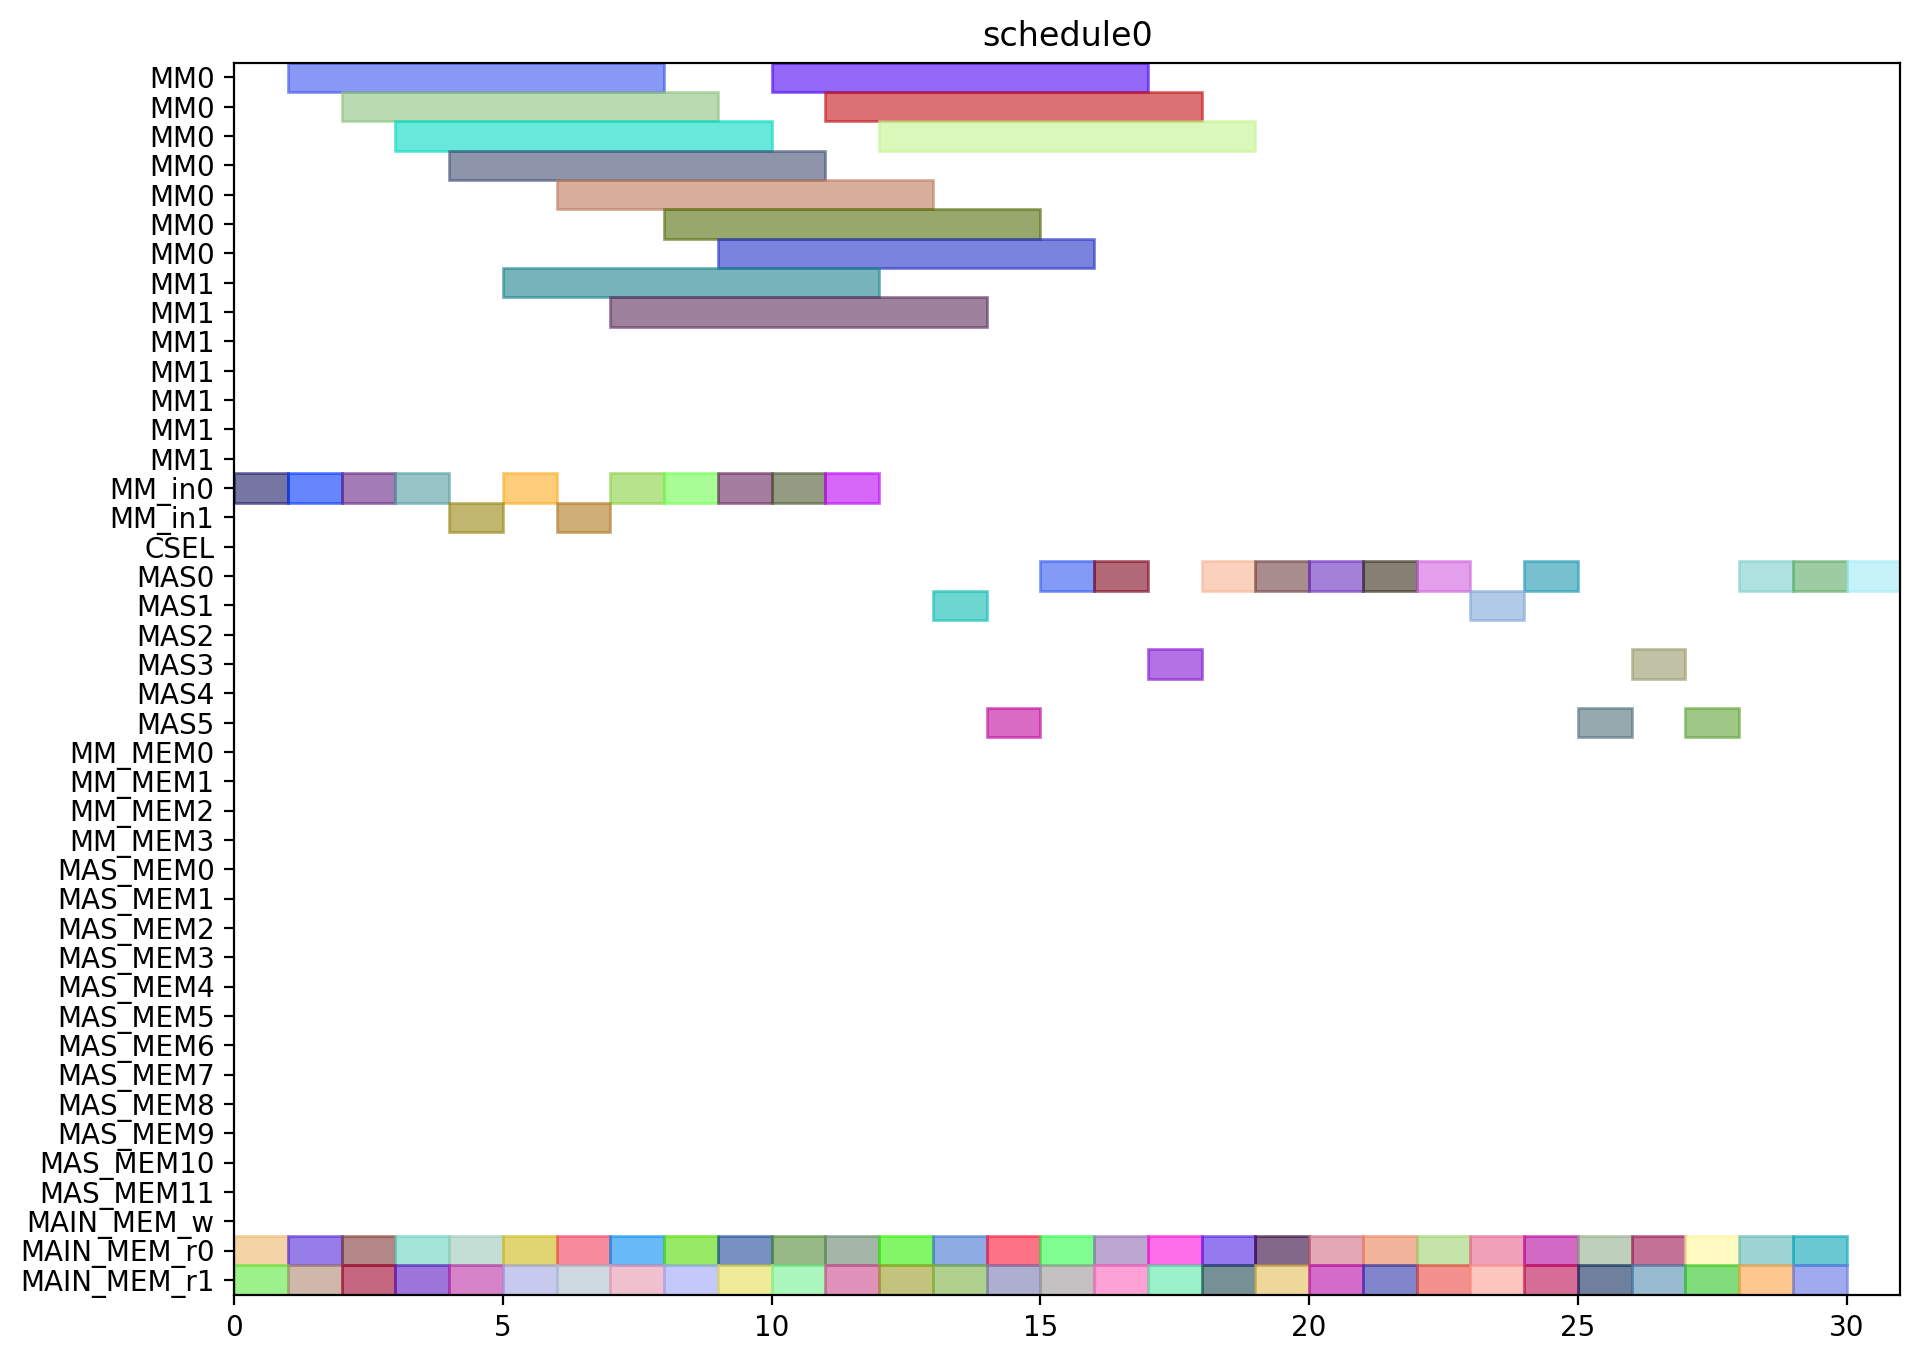

Python code for this plot:
from pyschedule import Scenario, solvers, plotters, alt


def solve():
	horizon = 120
	S = Scenario("schedule0", horizon=horizon)

	# resource
	MM = S.Resources('MM', num=2, size=7)
	MM_in = S.Resources('MM_in', num=2)
	CSEL = S.Resource('CSEL')
	MAS = S.Resources('MAS', num=6, size=1, periods=range(1, horizon))
	MM_MEM = S.Resources('MM_MEM', num=4)
	MAS_MEM = S.Resources('MAS_MEM', num=12)
	MAIN_MEM_w = S.Resource('MAIN_MEM_w', size=1)
	MAIN_MEM_r = S.Resources('MAIN_MEM_r', num=2)

	# result of previous scheduling

	# new tasks
	T1_t0 = S.Task('T1_t0', length=1, delay_cost=1)
	T1_t0 += alt(MAS)
	T1_t0_mem0 = S.Task('T1_t0_mem0', length=1, delay_cost=1)
	T1_t0_mem0 += MAIN_MEM_r[0]
	S += T1_t0_mem0 <= T1_t0

	T1_t0_mem1 = S.Task('T1_t0_mem1', length=1, delay_cost=1)
	T1_t0_mem1 += MAIN_MEM_r[1]
	S += T1_t0_mem1 <= T1_t0

	T1_t1 = S.Task('T1_t1', length=1, delay_cost=1)
	T1_t1 += alt(MAS)
	T1_t1_mem0 = S.Task('T1_t1_mem0', length=1, delay_cost=1)
	T1_t1_mem0 += MAIN_MEM_r[0]
	S += T1_t1_mem0 <= T1_t1

	T1_t1_mem1 = S.Task('T1_t1_mem1', length=1, delay_cost=1)
	T1_t1_mem1 += MAIN_MEM_r[1]
	S += T1_t1_mem1 <= T1_t1

	T1_t3 = S.Task('T1_t3', length=7, delay_cost=1)
	T1_t3 += alt(MM)
	T1_t3_in = S.Task('T1_t3_in', length=1, delay_cost=1)
	T1_t3_in += alt(MM_in)
	S += T1_t3_in*MM_in[0]<=T1_t3*MM[0]
	S += T1_t3_in*MM_in[1]<=T1_t3*MM[1]
	T1_t3_mem0 = S.Task('T1_t3_mem0', length=1, delay_cost=1)
	T1_t3_mem0 += MAIN_MEM_r[0]
	S += T1_t3_mem0 <= T1_t3

	T1_t3_mem1 = S.Task('T1_t3_mem1', length=1, delay_cost=1)
	T1_t3_mem1 += MAIN_MEM_r[1]
	S += T1_t3_mem1 <= T1_t3

	T2_t0 = S.Task('T2_t0', length=7, delay_cost=1)
	T2_t0 += alt(MM)
	T2_t0_in = S.Task('T2_t0_in', length=1, delay_cost=1)
	T2_t0_in += alt(MM_in)
	S += T2_t0_in*MM_in[0]<=T2_t0*MM[0]
	S += T2_t0_in*MM_in[1]<=T2_t0*MM[1]
	T2_t0_mem0 = S.Task('T2_t0_mem0', length=1, delay_cost=1)
	T2_t0_mem0 += MAIN_MEM_r[0]
	S += T2_t0_mem0 <= T2_t0

	T2_t0_mem1 = S.Task('T2_t0_mem1', length=1, delay_cost=1)
	T2_t0_mem1 += MAIN_MEM_r[1]
	S += T2_t0_mem1 <= T2_t0

	T2_t1 = S.Task('T2_t1', length=7, delay_cost=1)
	T2_t1 += alt(MM)
	T2_t1_in = S.Task('T2_t1_in', length=1, delay_cost=1)
	T2_t1_in += alt(MM_in)
	S += T2_t1_in*MM_in[0]<=T2_t1*MM[0]
	S += T2_t1_in*MM_in[1]<=T2_t1*MM[1]
	T2_t1_mem0 = S.Task('T2_t1_mem0', length=1, delay_cost=1)
	T2_t1_mem0 += MAIN_MEM_r[0]
	S += T2_t1_mem0 <= T2_t1

	T2_t1_mem1 = S.Task('T2_t1_mem1', length=1, delay_cost=1)
	T2_t1_mem1 += MAIN_MEM_r[1]
	S += T2_t1_mem1 <= T2_t1

	T2_t2 = S.Task('T2_t2', length=1, delay_cost=1)
	T2_t2 += alt(MAS)
	T2_t2_mem0 = S.Task('T2_t2_mem0', length=1, delay_cost=1)
	T2_t2_mem0 += MAIN_MEM_r[0]
	S += T2_t2_mem0 <= T2_t2

	T2_t2_mem1 = S.Task('T2_t2_mem1', length=1, delay_cost=1)
	T2_t2_mem1 += MAIN_MEM_r[1]
	S += T2_t2_mem1 <= T2_t2

	T2_t3 = S.Task('T2_t3', length=1, delay_cost=1)
	T2_t3 += alt(MAS)
	T2_t3_mem0 = S.Task('T2_t3_mem0', length=1, delay_cost=1)
	T2_t3_mem0 += MAIN_MEM_r[0]
	S += T2_t3_mem0 <= T2_t3

	T2_t3_mem1 = S.Task('T2_t3_mem1', length=1, delay_cost=1)
	T2_t3_mem1 += MAIN_MEM_r[1]
	S += T2_t3_mem1 <= T2_t3

	T3_t0 = S.Task('T3_t0', length=7, delay_cost=1)
	T3_t0 += alt(MM)
	T3_t0_in = S.Task('T3_t0_in', length=1, delay_cost=1)
	T3_t0_in += alt(MM_in)
	S += T3_t0_in*MM_in[0]<=T3_t0*MM[0]
	S += T3_t0_in*MM_in[1]<=T3_t0*MM[1]
	T3_t0_mem0 = S.Task('T3_t0_mem0', length=1, delay_cost=1)
	T3_t0_mem0 += MAIN_MEM_r[0]
	S += T3_t0_mem0 <= T3_t0

	T3_t0_mem1 = S.Task('T3_t0_mem1', length=1, delay_cost=1)
	T3_t0_mem1 += MAIN_MEM_r[1]
	S += T3_t0_mem1 <= T3_t0

	T3_t1 = S.Task('T3_t1', length=7, delay_cost=1)
	T3_t1 += alt(MM)
	T3_t1_in = S.Task('T3_t1_in', length=1, delay_cost=1)
	T3_t1_in += alt(MM_in)
	S += T3_t1_in*MM_in[0]<=T3_t1*MM[0]
	S += T3_t1_in*MM_in[1]<=T3_t1*MM[1]
	T3_t1_mem0 = S.Task('T3_t1_mem0', length=1, delay_cost=1)
	T3_t1_mem0 += MAIN_MEM_r[0]
	S += T3_t1_mem0 <= T3_t1

	T3_t1_mem1 = S.Task('T3_t1_mem1', length=1, delay_cost=1)
	T3_t1_mem1 += MAIN_MEM_r[1]
	S += T3_t1_mem1 <= T3_t1

	T3_t2 = S.Task('T3_t2', length=1, delay_cost=1)
	T3_t2 += alt(MAS)
	T3_t2_mem0 = S.Task('T3_t2_mem0', length=1, delay_cost=1)
	T3_t2_mem0 += MAIN_MEM_r[0]
	S += T3_t2_mem0 <= T3_t2

	T3_t2_mem1 = S.Task('T3_t2_mem1', length=1, delay_cost=1)
	T3_t2_mem1 += MAIN_MEM_r[1]
	S += T3_t2_mem1 <= T3_t2

	T3_t3 = S.Task('T3_t3', length=1, delay_cost=1)
	T3_t3 += alt(MAS)
	T3_t3_mem0 = S.Task('T3_t3_mem0', length=1, delay_cost=1)
	T3_t3_mem0 += MAIN_MEM_r[0]
	S += T3_t3_mem0 <= T3_t3

	T3_t3_mem1 = S.Task('T3_t3_mem1', length=1, delay_cost=1)
	T3_t3_mem1 += MAIN_MEM_r[1]
	S += T3_t3_mem1 <= T3_t3

	T4_t0 = S.Task('T4_t0', length=7, delay_cost=1)
	T4_t0 += alt(MM)
	T4_t0_in = S.Task('T4_t0_in', length=1, delay_cost=1)
	T4_t0_in += alt(MM_in)
	S += T4_t0_in*MM_in[0]<=T4_t0*MM[0]
	S += T4_t0_in*MM_in[1]<=T4_t0*MM[1]
	T4_t0_mem0 = S.Task('T4_t0_mem0', length=1, delay_cost=1)
	T4_t0_mem0 += MAIN_MEM_r[0]
	S += T4_t0_mem0 <= T4_t0

	T4_t0_mem1 = S.Task('T4_t0_mem1', length=1, delay_cost=1)
	T4_t0_mem1 += MAIN_MEM_r[1]
	S += T4_t0_mem1 <= T4_t0

	T4_t1 = S.Task('T4_t1', length=7, delay_cost=1)
	T4_t1 += alt(MM)
	T4_t1_in = S.Task('T4_t1_in', length=1, delay_cost=1)
	T4_t1_in += alt(MM_in)
	S += T4_t1_in*MM_in[0]<=T4_t1*MM[0]
	S += T4_t1_in*MM_in[1]<=T4_t1*MM[1]
	T4_t1_mem0 = S.Task('T4_t1_mem0', length=1, delay_cost=1)
	T4_t1_mem0 += MAIN_MEM_r[0]
	S += T4_t1_mem0 <= T4_t1

	T4_t1_mem1 = S.Task('T4_t1_mem1', length=1, delay_cost=1)
	T4_t1_mem1 += MAIN_MEM_r[1]
	S += T4_t1_mem1 <= T4_t1

	T4_t2 = S.Task('T4_t2', length=1, delay_cost=1)
	T4_t2 += alt(MAS)
	T4_t2_mem0 = S.Task('T4_t2_mem0', length=1, delay_cost=1)
	T4_t2_mem0 += MAIN_MEM_r[0]
	S += T4_t2_mem0 <= T4_t2

	T4_t2_mem1 = S.Task('T4_t2_mem1', length=1, delay_cost=1)
	T4_t2_mem1 += MAIN_MEM_r[1]
	S += T4_t2_mem1 <= T4_t2

	T4_t3 = S.Task('T4_t3', length=1, delay_cost=1)
	T4_t3 += alt(MAS)
	T4_t3_mem0 = S.Task('T4_t3_mem0', length=1, delay_cost=1)
	T4_t3_mem0 += MAIN_MEM_r[0]
	S += T4_t3_mem0 <= T4_t3

	T4_t3_mem1 = S.Task('T4_t3_mem1', length=1, delay_cost=1)
	T4_t3_mem1 += MAIN_MEM_r[1]
	S += T4_t3_mem1 <= T4_t3

	T5_t0 = S.Task('T5_t0', length=1, delay_cost=1)
	T5_t0 += alt(MAS)
	T5_t0_mem0 = S.Task('T5_t0_mem0', length=1, delay_cost=1)
	T5_t0_mem0 += MAIN_MEM_r[0]
	S += T5_t0_mem0 <= T5_t0

	T5_t0_mem1 = S.Task('T5_t0_mem1', length=1, delay_cost=1)
	T5_t0_mem1 += MAIN_MEM_r[1]
	S += T5_t0_mem1 <= T5_t0

	T5_t1 = S.Task('T5_t1', length=1, delay_cost=1)
	T5_t1 += alt(MAS)
	T5_t1_mem0 = S.Task('T5_t1_mem0', length=1, delay_cost=1)
	T5_t1_mem0 += MAIN_MEM_r[0]
	S += T5_t1_mem0 <= T5_t1

	T5_t1_mem1 = S.Task('T5_t1_mem1', length=1, delay_cost=1)
	T5_t1_mem1 += MAIN_MEM_r[1]
	S += T5_t1_mem1 <= T5_t1

	T5_t3 = S.Task('T5_t3', length=7, delay_cost=1)
	T5_t3 += alt(MM)
	T5_t3_in = S.Task('T5_t3_in', length=1, delay_cost=1)
	T5_t3_in += alt(MM_in)
	S += T5_t3_in*MM_in[0]<=T5_t3*MM[0]
	S += T5_t3_in*MM_in[1]<=T5_t3*MM[1]
	T5_t3_mem0 = S.Task('T5_t3_mem0', length=1, delay_cost=1)
	T5_t3_mem0 += MAIN_MEM_r[0]
	S += T5_t3_mem0 <= T5_t3

	T5_t3_mem1 = S.Task('T5_t3_mem1', length=1, delay_cost=1)
	T5_t3_mem1 += MAIN_MEM_r[1]
	S += T5_t3_mem1 <= T5_t3

	T6_t0 = S.Task('T6_t0', length=7, delay_cost=1)
	T6_t0 += alt(MM)
	T6_t0_in = S.Task('T6_t0_in', length=1, delay_cost=1)
	T6_t0_in += alt(MM_in)
	S += T6_t0_in*MM_in[0]<=T6_t0*MM[0]
	S += T6_t0_in*MM_in[1]<=T6_t0*MM[1]
	T6_t0_mem0 = S.Task('T6_t0_mem0', length=1, delay_cost=1)
	T6_t0_mem0 += MAIN_MEM_r[0]
	S += T6_t0_mem0 <= T6_t0

	T6_t0_mem1 = S.Task('T6_t0_mem1', length=1, delay_cost=1)
	T6_t0_mem1 += MAIN_MEM_r[1]
	S += T6_t0_mem1 <= T6_t0

	T6_t1 = S.Task('T6_t1', length=7, delay_cost=1)
	T6_t1 += alt(MM)
	T6_t1_in = S.Task('T6_t1_in', length=1, delay_cost=1)
	T6_t1_in += alt(MM_in)
	S += T6_t1_in*MM_in[0]<=T6_t1*MM[0]
	S += T6_t1_in*MM_in[1]<=T6_t1*MM[1]
	T6_t1_mem0 = S.Task('T6_t1_mem0', length=1, delay_cost=1)
	T6_t1_mem0 += MAIN_MEM_r[0]
	S += T6_t1_mem0 <= T6_t1

	T6_t1_mem1 = S.Task('T6_t1_mem1', length=1, delay_cost=1)
	T6_t1_mem1 += MAIN_MEM_r[1]
	S += T6_t1_mem1 <= T6_t1

	T6_t2 = S.Task('T6_t2', length=1, delay_cost=1)
	T6_t2 += alt(MAS)
	T6_t2_mem0 = S.Task('T6_t2_mem0', length=1, delay_cost=1)
	T6_t2_mem0 += MAIN_MEM_r[0]
	S += T6_t2_mem0 <= T6_t2

	T6_t2_mem1 = S.Task('T6_t2_mem1', length=1, delay_cost=1)
	T6_t2_mem1 += MAIN_MEM_r[1]
	S += T6_t2_mem1 <= T6_t2

	T6_t3 = S.Task('T6_t3', length=1, delay_cost=1)
	T6_t3 += alt(MAS)
	T6_t3_mem0 = S.Task('T6_t3_mem0', length=1, delay_cost=1)
	T6_t3_mem0 += MAIN_MEM_r[0]
	S += T6_t3_mem0 <= T6_t3

	T6_t3_mem1 = S.Task('T6_t3_mem1', length=1, delay_cost=1)
	T6_t3_mem1 += MAIN_MEM_r[1]
	S += T6_t3_mem1 <= T6_t3

	T7_t0 = S.Task('T7_t0', length=7, delay_cost=1)
	T7_t0 += alt(MM)
	T7_t0_in = S.Task('T7_t0_in', length=1, delay_cost=1)
	T7_t0_in += alt(MM_in)
	S += T7_t0_in*MM_in[0]<=T7_t0*MM[0]
	S += T7_t0_in*MM_in[1]<=T7_t0*MM[1]
	T7_t0_mem0 = S.Task('T7_t0_mem0', length=1, delay_cost=1)
	T7_t0_mem0 += MAIN_MEM_r[0]
	S += T7_t0_mem0 <= T7_t0

	T7_t0_mem1 = S.Task('T7_t0_mem1', length=1, delay_cost=1)
	T7_t0_mem1 += MAIN_MEM_r[1]
	S += T7_t0_mem1 <= T7_t0

	T7_t1 = S.Task('T7_t1', length=7, delay_cost=1)
	T7_t1 += alt(MM)
	T7_t1_in = S.Task('T7_t1_in', length=1, delay_cost=1)
	T7_t1_in += alt(MM_in)
	S += T7_t1_in*MM_in[0]<=T7_t1*MM[0]
	S += T7_t1_in*MM_in[1]<=T7_t1*MM[1]
	T7_t1_mem0 = S.Task('T7_t1_mem0', length=1, delay_cost=1)
	T7_t1_mem0 += MAIN_MEM_r[0]
	S += T7_t1_mem0 <= T7_t1

	T7_t1_mem1 = S.Task('T7_t1_mem1', length=1, delay_cost=1)
	T7_t1_mem1 += MAIN_MEM_r[1]
	S += T7_t1_mem1 <= T7_t1

	T7_t2 = S.Task('T7_t2', length=1, delay_cost=1)
	T7_t2 += alt(MAS)
	T7_t2_mem0 = S.Task('T7_t2_mem0', length=1, delay_cost=1)
	T7_t2_mem0 += MAIN_MEM_r[0]
	S += T7_t2_mem0 <= T7_t2

	T7_t2_mem1 = S.Task('T7_t2_mem1', length=1, delay_cost=1)
	T7_t2_mem1 += MAIN_MEM_r[1]
	S += T7_t2_mem1 <= T7_t2

	T7_t3 = S.Task('T7_t3', length=1, delay_cost=1)
	T7_t3 += alt(MAS)
	T7_t3_mem0 = S.Task('T7_t3_mem0', length=1, delay_cost=1)
	T7_t3_mem0 += MAIN_MEM_r[0]
	S += T7_t3_mem0 <= T7_t3

	T7_t3_mem1 = S.Task('T7_t3_mem1', length=1, delay_cost=1)
	T7_t3_mem1 += MAIN_MEM_r[1]
	S += T7_t3_mem1 <= T7_t3

	T8_t2 = S.Task('T8_t2', length=1, delay_cost=1)
	T8_t2 += alt(MAS)
	T8_t2_mem0 = S.Task('T8_t2_mem0', length=1, delay_cost=1)
	T8_t2_mem0 += MAIN_MEM_r[0]
	S += T8_t2_mem0 <= T8_t2

	T8_t2_mem1 = S.Task('T8_t2_mem1', length=1, delay_cost=1)
	T8_t2_mem1 += MAIN_MEM_r[1]
	S += T8_t2_mem1 <= T8_t2

	T9_t2 = S.Task('T9_t2', length=1, delay_cost=1)
	T9_t2 += alt(MAS)
	T9_t2_mem0 = S.Task('T9_t2_mem0', length=1, delay_cost=1)
	T9_t2_mem0 += MAIN_MEM_r[0]
	S += T9_t2_mem0 <= T9_t2

	T9_t2_mem1 = S.Task('T9_t2_mem1', length=1, delay_cost=1)
	T9_t2_mem1 += MAIN_MEM_r[1]
	S += T9_t2_mem1 <= T9_t2

	T10_t2 = S.Task('T10_t2', length=1, delay_cost=1)
	T10_t2 += alt(MAS)
	T10_t2_mem0 = S.Task('T10_t2_mem0', length=1, delay_cost=1)
	T10_t2_mem0 += MAIN_MEM_r[0]
	S += T10_t2_mem0 <= T10_t2

	T10_t2_mem1 = S.Task('T10_t2_mem1', length=1, delay_cost=1)
	T10_t2_mem1 += MAIN_MEM_r[1]
	S += T10_t2_mem1 <= T10_t2

	T11_t2 = S.Task('T11_t2', length=1, delay_cost=1)
	T11_t2 += alt(MAS)
	T11_t2_mem0 = S.Task('T11_t2_mem0', length=1, delay_cost=1)
	T11_t2_mem0 += MAIN_MEM_r[0]
	S += T11_t2_mem0 <= T11_t2

	T11_t2_mem1 = S.Task('T11_t2_mem1', length=1, delay_cost=1)
	T11_t2_mem1 += MAIN_MEM_r[1]
	S += T11_t2_mem1 <= T11_t2

	solvers.mip.solve(S,msg=1,kind='CPLEX',ratio_gap=1.01)

	solution = [['hoge']*len(S.solution()[1]) for i in range(len(S.solution()))]
	for i in range(len(S.solution())):
		for j in range(len(S.solution()[i])):
			solution[i][j]=str(S.solution()[i][j])
	print(solution)

	cycles = int(solution[-1][3])

	pic_file_name = "/home/mfukuda/ABE/multiRAM_multiMAS_16mux/scheduling_result/stage7MM2_stage1MAS6/EP2_LADDERMUL/schedule0.png"
	if(S.solution() != []):
		plotters.matplotlib.plot(S,img_filename=pic_file_name, show_task_labels=False, fig_size=(cycles*0.25+3, 8))

	return solution
